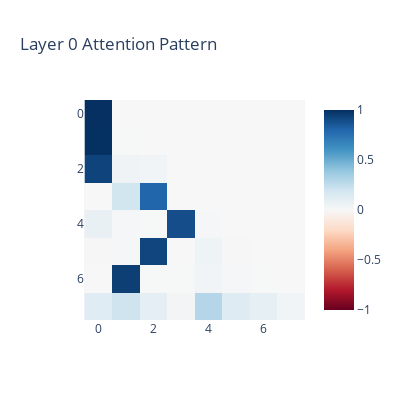

The notebook cell saved with this chart:
### Markdown cell above
## SAE

### Code cell
for layer_index in range(cfg.n_layers):
    imshow(
        transformer_lens.utils.to_numpy(cache["attn", layer_index].mean([0, 1])),
        title=f"Layer {layer_index} Attention Pattern",
        height=400,
        width=400,
    )

### Figure 1 — Plotly figure (JSON) as saved in the notebook; plotly's stock layout.template omitted (floating-point values rounded to 4 significant figures)
{"data": [{"coloraxis": "coloraxis", "hovertemplate": "x: %{x}<br>y: %{y}<br>color: %{z}<extra></extra>", "name": "0", "type": "heatmap", "xaxis": "x", "yaxis": "y", "z": [[1, 0, 0, 0, 0, 0, 0, 0], [0.9966, 0.003405, 0, 0, 0, 0, 0, 0], [0.9309, 0.03903, 0.0301, 0, 0, 0, 0, 0], [0.002616, 0.1938, 0.802, 0.001564, 0, 0, 0, 0], [0.07759, 0.01173, 0.003516, 0.8941, 0.01306, 0, 0, 0], [0.005949, 0.01385, 0.9227, 0.001654, 0.04871, 0.007138, 0, 0], [0.0008547, 0.9454, 0.00337, 0.004008, 0.03261, 0.01079, 0.002934, 0], [0.1263, 0.2032, 0.09469, 0.02802, 0.2923, 0.1307, 0.09197, 0.03293]]}], "layout": {"coloraxis": {"cmid": 0, "colorscale": [[0, "rgb(103,0,31)"], [0.1, "rgb(178,24,43)"], [0.2, "rgb(214,96,77)"], [0.3, "rgb(244,165,130)"], [0.4, "rgb(253,219,199)"], [0.5, "rgb(247,247,247)"], [0.6, "rgb(209,229,240)"], [0.7, "rgb(146,197,222)"], [0.8, "rgb(67,147,195)"], [0.9, "rgb(33,102,172)"], [1, "rgb(5,48,97)"]]}, "height": 400, "title": {"text": "Layer 0 Attention Pattern"}, "width": 400, "xaxis": {"anchor": "y", "constrain": "domain", "domain": [0, 1], "scaleanchor": "y"}, "yaxis": {"anchor": "x", "autorange": "reversed", "constrain": "domain", "domain": [0, 1]}}}
